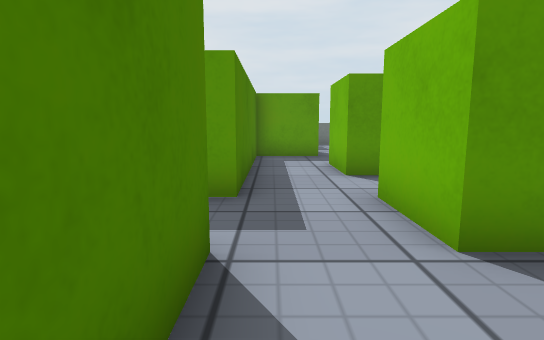
view 1 (above)

24 first-person views from a walk through a scene from a Unity 3-D project. The camera is 0.51 m above the floor, tilts 8° down and sees 80° across. The floor is counted in squares, 0.5 m on a side. Each view is taken from the middle of a square. On the plan, view 1 faces up. The plan holds only what a view shows up to about 12 squares ahead; the rest is blank. The place goes on beyond the plan. The player character is not drawn. Surface patterns are stand-ins for the level's own textures.

view 2
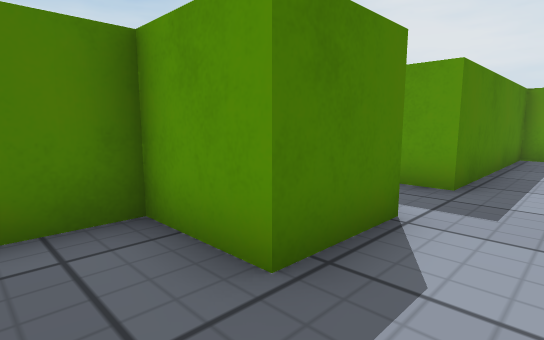

view 3
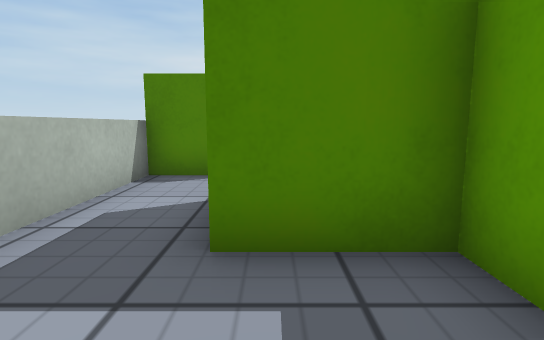

view 4
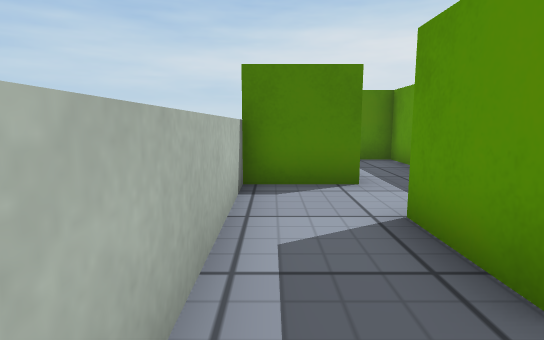

view 5
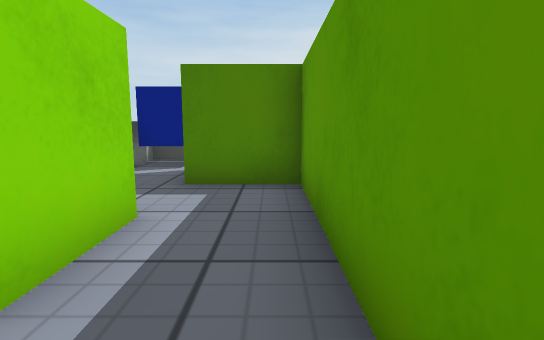

view 6
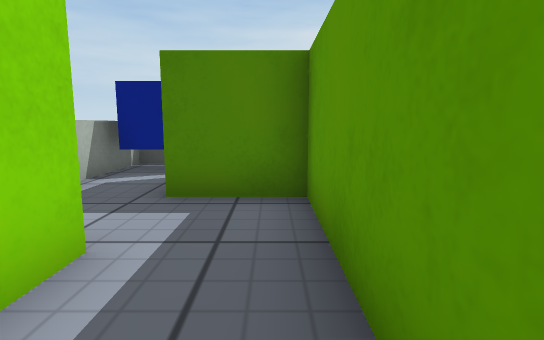

view 7
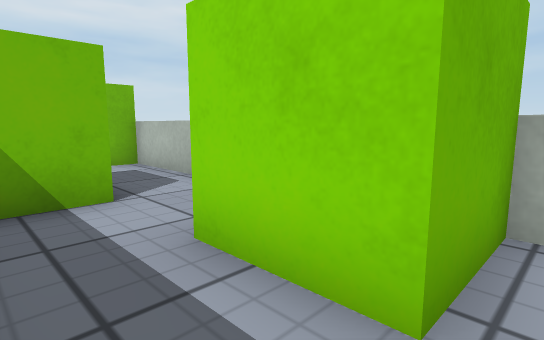

view 8
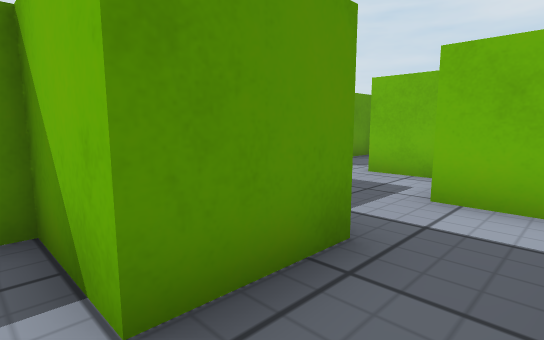

view 9
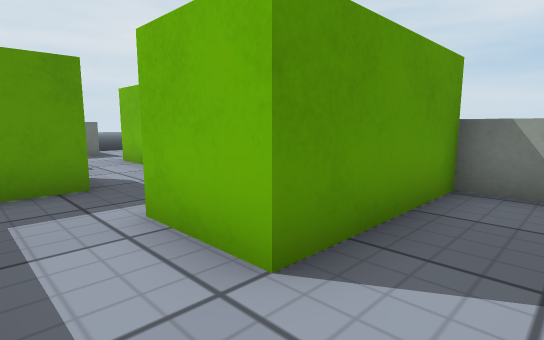

view 10
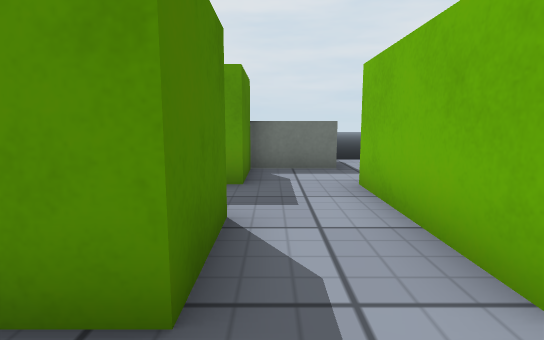

view 11
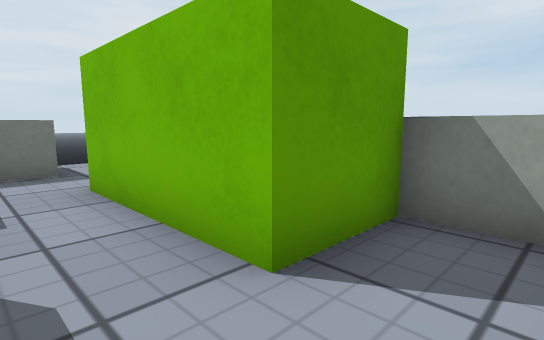

view 12
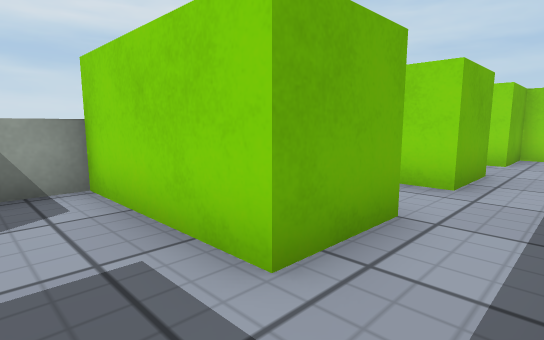

view 13
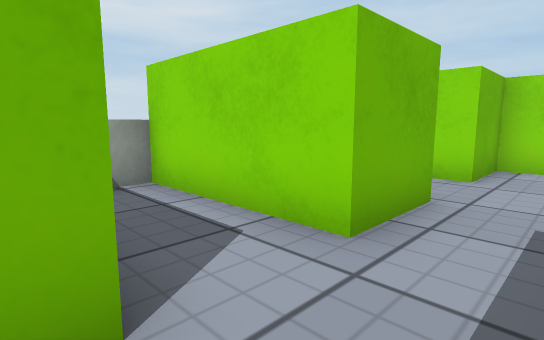

view 14
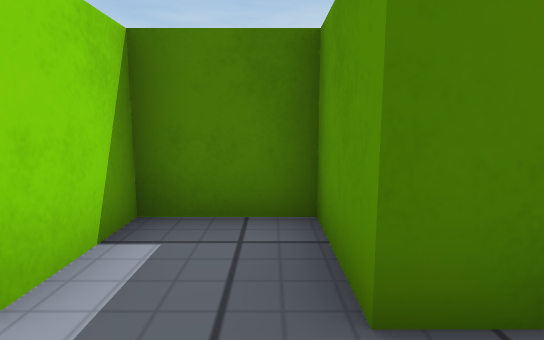

view 15
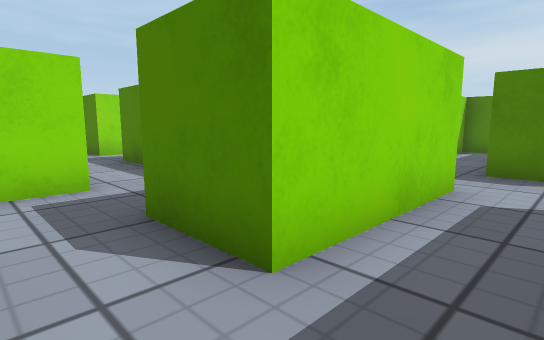

view 16
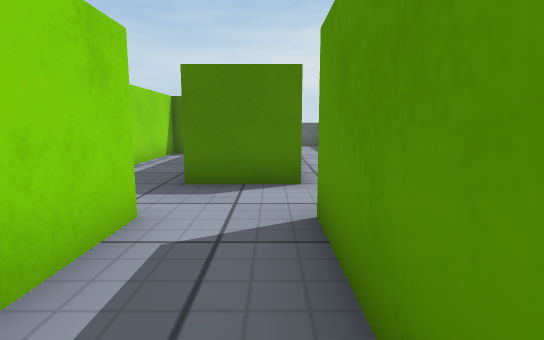

view 17
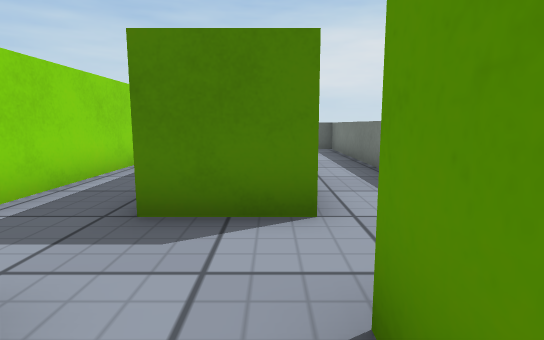

view 18
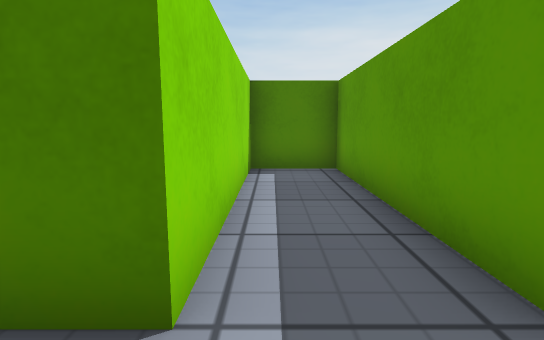

view 19
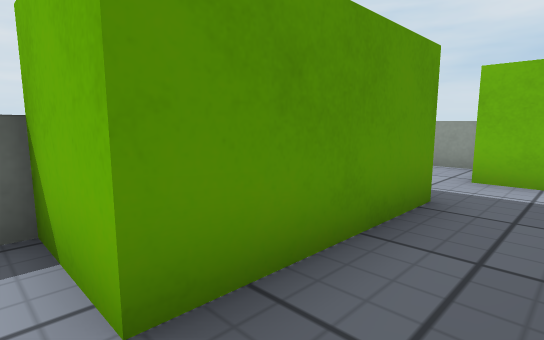

view 20
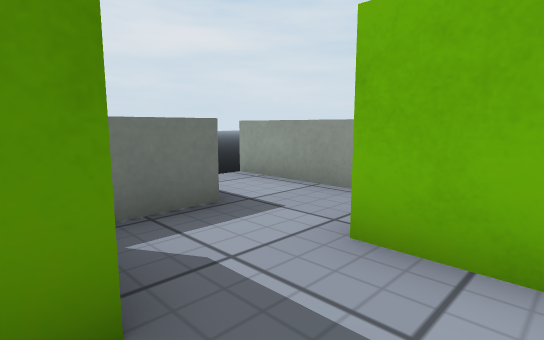

view 21
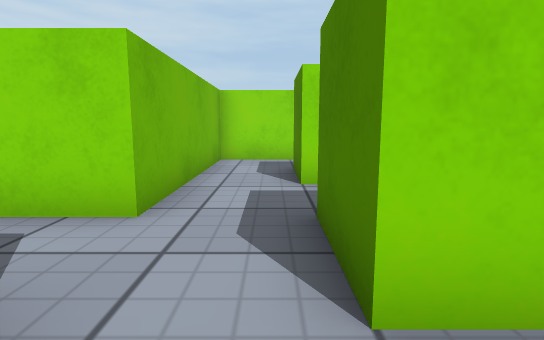

view 22
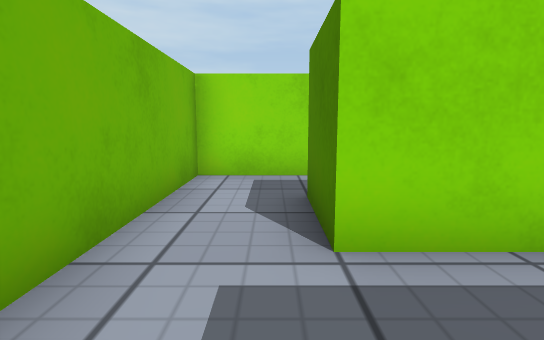

view 23
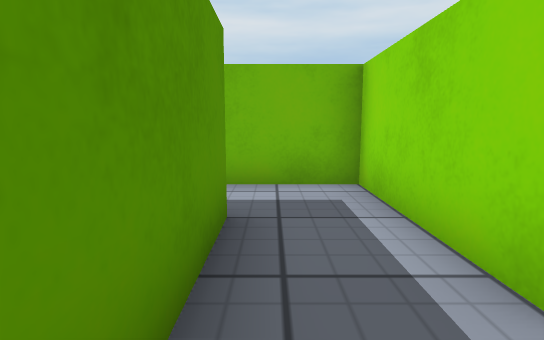

view 24
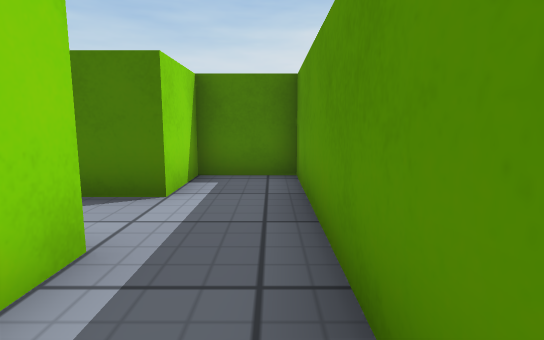

### Floor plan
Key: @ floor where view 1 was taken; # wall or solid block; . floor; ^ raised ledge.
Columns run from 14 left of view 1 to 6 right of it. Each row starts with its distance up from view 1.
 18                   ..^
 17  ^^^^^     ^^  ^^^..^
 16  ........ ..#  #....^
 15    .........####....^
 14          #........#
 13    #######........#
 12    #........####..#
 11    #........####..##^
 10    #######..##......^
  9    #######..##......^
  8    #........##..####^
  7    #........##..####^
  6    ###..######......^
  5      #.    ###......^
  4            #....####^
  3            #....####
  2            ###.....
  1    ###########....
  0    #......##..@.#
 -1    #......##....#
 -2  #....##......###
 -3  #....##......#
 -4 ^^^  ^^^^^^^^^^

Positions as (right, up) in squares from view 1, and headings:
1: (0, 0), facing up
2: (1, -1), facing up-left
3: (0, -1), facing left
4: (-1, -3), facing left
5: (-5, 0), facing left
6: (-6, 0), facing left
7: (-9, 0), facing down-right
8: (-5, -3), facing up-right
9: (0, 5), facing up-right
10: (2, 9), facing up
11: (2, 9), facing up-right
12: (0, 10), facing down-right
13: (0, 7), facing down-right
14: (1, 4), facing left
15: (3, 14), facing down-left
16: (1, 14), facing left
17: (-1, 14), facing left
18: (-3, 11), facing left
19: (-3, 13), facing up-right
20: (1, 13), facing up-right
21: (-4, 16), facing down
22: (-4, 13), facing down
23: (-8, 8), facing right
24: (-4, 8), facing left
